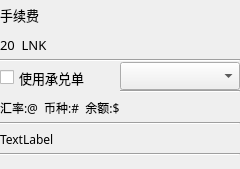
<?xml version="1.0" encoding="UTF-8"?>
<ui version="4.0">
 <class>FeeChooseWidget</class>
 <widget class="QWidget" name="FeeChooseWidget">
  <property name="geometry">
   <rect>
    <x>0</x>
    <y>0</y>
    <width>240</width>
    <height>169</height>
   </rect>
  </property>
  <property name="font">
   <font>
    <family>微软雅黑</family>
   </font>
  </property>
  <property name="windowTitle">
   <string>Form</string>
  </property>
  <layout class="QVBoxLayout" name="verticalLayout_5" stretch="1,1,1,1,1,0">
   <property name="spacing">
    <number>0</number>
   </property>
   <property name="leftMargin">
    <number>0</number>
   </property>
   <property name="topMargin">
    <number>0</number>
   </property>
   <property name="rightMargin">
    <number>0</number>
   </property>
   <property name="bottomMargin">
    <number>0</number>
   </property>
   <item>
    <widget class="QLabel" name="feeLabel">
     <property name="sizePolicy">
      <sizepolicy hsizetype="Preferred" vsizetype="Expanding">
       <horstretch>0</horstretch>
       <verstretch>0</verstretch>
      </sizepolicy>
     </property>
     <property name="minimumSize">
      <size>
       <width>0</width>
       <height>0</height>
      </size>
     </property>
     <property name="maximumSize">
      <size>
       <width>16777215</width>
       <height>30</height>
      </size>
     </property>
     <property name="font">
      <font>
       <family>微软雅黑</family>
       <pointsize>10</pointsize>
      </font>
     </property>
     <property name="text">
      <string>手续费</string>
     </property>
     <property name="alignment">
      <set>Qt::AlignLeading|Qt::AlignLeft|Qt::AlignVCenter</set>
     </property>
    </widget>
   </item>
   <item>
    <layout class="QVBoxLayout" name="verticalLayout">
     <property name="spacing">
      <number>0</number>
     </property>
     <item>
      <widget class="QLabel" name="label_fee">
       <property name="sizePolicy">
        <sizepolicy hsizetype="Preferred" vsizetype="Expanding">
         <horstretch>0</horstretch>
         <verstretch>0</verstretch>
        </sizepolicy>
       </property>
       <property name="minimumSize">
        <size>
         <width>0</width>
         <height>0</height>
        </size>
       </property>
       <property name="maximumSize">
        <size>
         <width>16777215</width>
         <height>36</height>
        </size>
       </property>
       <property name="font">
        <font>
         <pointsize>10</pointsize>
        </font>
       </property>
       <property name="text">
        <string>20  LNK</string>
       </property>
      </widget>
     </item>
     <item>
      <widget class="Line" name="line_4">
       <property name="orientation">
        <enum>Qt::Horizontal</enum>
       </property>
      </widget>
     </item>
    </layout>
   </item>
   <item>
    <layout class="QHBoxLayout" name="horizontalLayout">
     <property name="spacing">
      <number>0</number>
     </property>
     <item>
      <widget class="QCheckBox" name="checkBox">
       <property name="sizePolicy">
        <sizepolicy hsizetype="Minimum" vsizetype="Expanding">
         <horstretch>0</horstretch>
         <verstretch>0</verstretch>
        </sizepolicy>
       </property>
       <property name="minimumSize">
        <size>
         <width>0</width>
         <height>0</height>
        </size>
       </property>
       <property name="maximumSize">
        <size>
         <width>16777215</width>
         <height>36</height>
        </size>
       </property>
       <property name="font">
        <font>
         <family>微软雅黑</family>
         <pointsize>10</pointsize>
        </font>
       </property>
       <property name="text">
        <string>使用承兑单</string>
       </property>
      </widget>
     </item>
     <item>
      <layout class="QVBoxLayout" name="verticalLayout_4">
       <property name="spacing">
        <number>0</number>
       </property>
       <item>
        <widget class="QComboBox" name="comboBox_coinType">
         <property name="sizePolicy">
          <sizepolicy hsizetype="Preferred" vsizetype="Expanding">
           <horstretch>0</horstretch>
           <verstretch>0</verstretch>
          </sizepolicy>
         </property>
         <property name="font">
          <font>
           <family>微软雅黑</family>
           <pointsize>10</pointsize>
          </font>
         </property>
        </widget>
       </item>
       <item>
        <widget class="Line" name="line_5">
         <property name="orientation">
          <enum>Qt::Horizontal</enum>
         </property>
        </widget>
       </item>
      </layout>
     </item>
    </layout>
   </item>
   <item>
    <layout class="QVBoxLayout" name="verticalLayout_2">
     <property name="spacing">
      <number>0</number>
     </property>
     <item>
      <widget class="QLabel" name="label_poundage">
       <property name="sizePolicy">
        <sizepolicy hsizetype="Preferred" vsizetype="Expanding">
         <horstretch>0</horstretch>
         <verstretch>0</verstretch>
        </sizepolicy>
       </property>
       <property name="minimumSize">
        <size>
         <width>0</width>
         <height>0</height>
        </size>
       </property>
       <property name="maximumSize">
        <size>
         <width>16777215</width>
         <height>36</height>
        </size>
       </property>
       <property name="text">
        <string>汇率:@  币种:#  余额:$</string>
       </property>
      </widget>
     </item>
     <item>
      <widget class="Line" name="line_6">
       <property name="orientation">
        <enum>Qt::Horizontal</enum>
       </property>
      </widget>
     </item>
    </layout>
   </item>
   <item>
    <layout class="QVBoxLayout" name="verticalLayout_3">
     <property name="spacing">
      <number>0</number>
     </property>
     <item>
      <widget class="QLabel" name="tipLabel">
       <property name="text">
        <string>TextLabel</string>
       </property>
      </widget>
     </item>
     <item>
      <widget class="Line" name="line_7">
       <property name="orientation">
        <enum>Qt::Horizontal</enum>
       </property>
      </widget>
     </item>
    </layout>
   </item>
   <item>
    <spacer name="verticalSpacer">
     <property name="orientation">
      <enum>Qt::Vertical</enum>
     </property>
     <property name="sizeType">
      <enum>QSizePolicy::Preferred</enum>
     </property>
     <property name="sizeHint" stdset="0">
      <size>
       <width>17</width>
       <height>13</height>
      </size>
     </property>
    </spacer>
   </item>
  </layout>
 </widget>
 <resources/>
 <connections/>
</ui>
